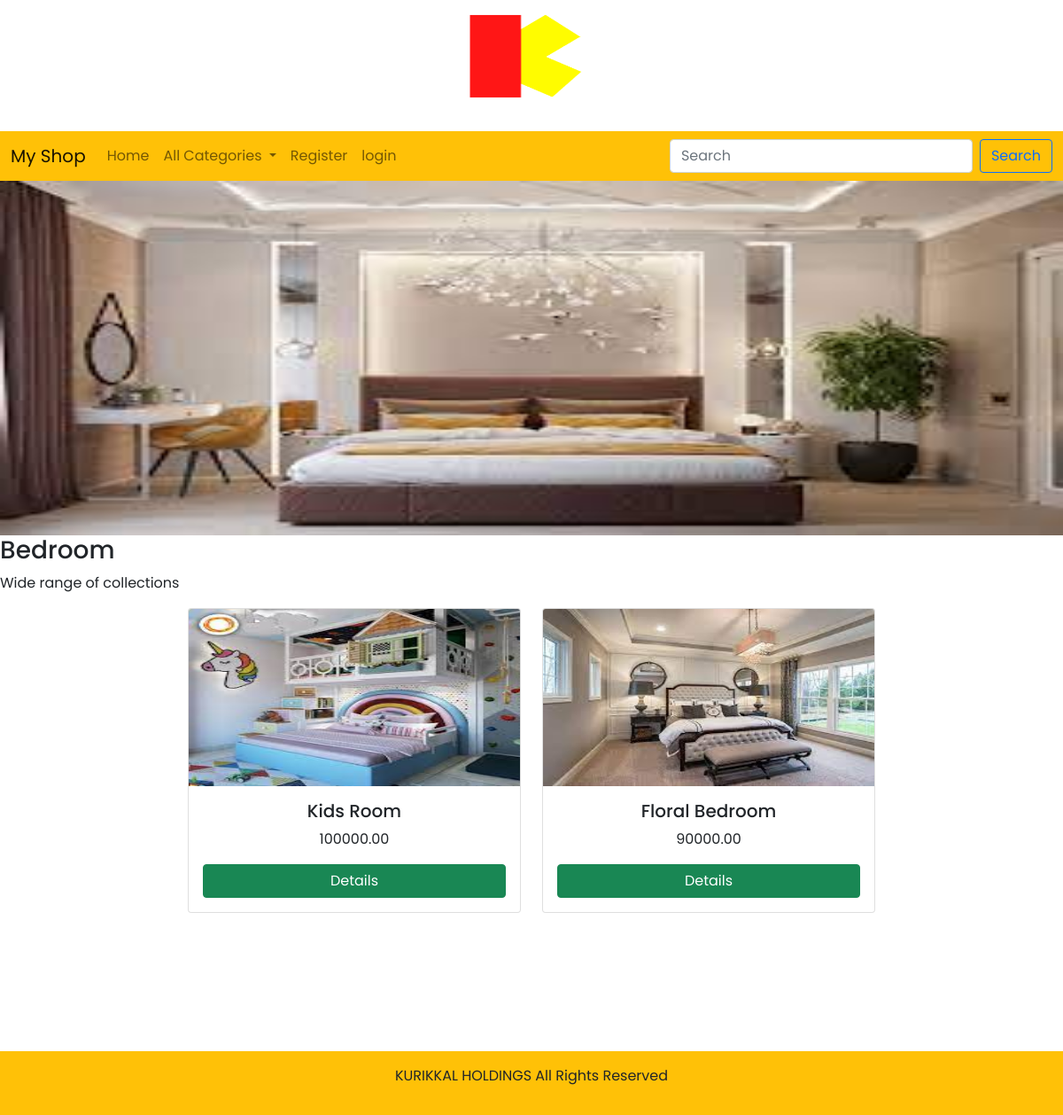
Screenshot of /product/Bedroom with the database file from the repository.
### shop/models.py (models this page shows, shortened)
class Category(models.Model):
    name=models.CharField(max_length=20)
    desc=models.TextField()
    image=models.ImageField(upload_to="Category",null=True,blank=True)

class Product(models.Model):
    name = models.CharField(max_length=30)
    desc = models.TextField(default="")
    image = models.ImageField(upload_to='product', null=True, blank=True)
    price = models.DecimalField(max_digits=10, decimal_places=2)
    stock = models.IntegerField(default=0)
    available = models.BooleanField(default=True)
    created = models.DateTimeField(auto_now_add=True)
    updated = models.DateTimeField(auto_now=True)
    category = models.ForeignKey(Category, on_delete=models.CASCADE)

### shop/views.py (the view)
# urls.py: path('product/<p>',views.product,name='product'),
def product(request,p):
    c=Category.objects.get(name=p)
    p=Product.objects.filter(category=c)
    return render(request, 'product.html', context={'c': c,'p':p})

### cart/context_processors.py (called while the page is built)
def total_count(request):
    item_count=0
    u=request.user
    try:
        cart=Cart.objects.filter(user=u)
        for i in cart:
            item_count+=i.quantity
    except:
        item_count=0
    return {'count':item_count}

### shop/context_processors.py (called while the page is built)
def menu_links(request):
    c=Category.objects.all()
    return {'links':c}

### templates/product.html (shortened to what this page needs)
<!DOCTYPE html>
{% extends 'base.html' %}
{% load static %}
{% block content %}
<img src="{{ c.image.url }}" style="height: 400px; width: 100%">
<h3>{{ c.name }}</h3>
<p>{{ c.desc }}</p>
<div class="container-fluid" style="margin-bottom: 180px;">
  <div class="row justify-content-center">
    {% for i in p %}
      <div class="col-sm-4 mb-5">
        <div class="card">
          <img src="{{ i.image.url }}" height="200px" width="100%" class="card-img-top" alt="">
          <div class="card-body">
            <h5 class="card-title text-center">{{ i.name }}</h5>
            <p class="card-text text-center">{{ i.price }}</p>
            <a href="{% url 'shop:detail' i.name %} " class="btn btn-success d-block mx-auto">Details</a>
          </div>
        </div>
      </div>
    {% endfor %}
  </div>
</div>
{% endblock %}

### static/css/style.css (style rules this page uses)
body { background-color:white; font-family: 'Poppins', sans-serif; }

### rows the page displays
Category: image (picture), name "Bedroom", desc "Wide range of collections"
Product: image (picture), name "Kids Room", price "100000.00"
Product: image (picture), name "Floral Bedroom", price "90000.00"
